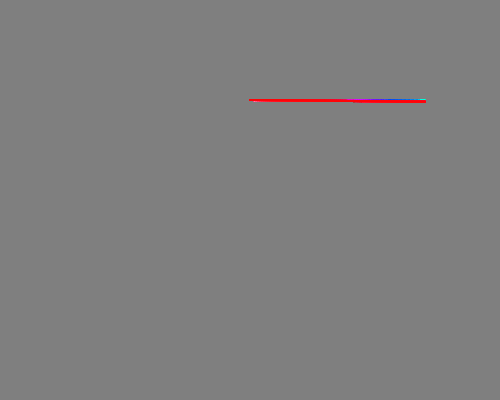
Frame 1 (no input)
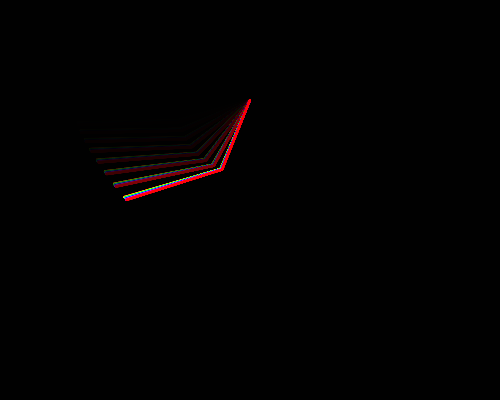
Frame 60 (no input)
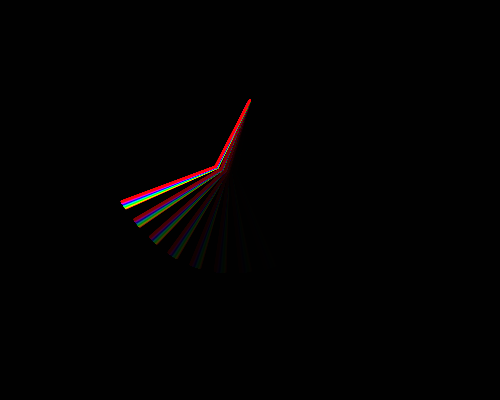
Frame 120 (the mouse pressed at the canvas centre since frame 60)

The p5.js sketch that drew these frames (run headless with seeded random() and noise() and a simulated clock; from frame 60 on, the mouse is pressed at the canvas centre):

// p5.js sketch
// ── sketch.js
let r1 = 75;
let r2 = 100;
let m1 = 10;
let m2 = 10;
let g = 1;
let limitV = 1;

let pendulums = [];

function mousePressed() {}

function setup() {
  createCanvas(500, 400);

  colorMode(HSB);

  let numPendulums = 1000;

  for (let i = 0; i < numPendulums; i += 1) {
    let angle = map(i, 0, numPendulums, HALF_PI, HALF_PI - 0.01);
    //let angle = map(i, 0, numPendulums, HALF_PI, HALF_PI - 0.1);
    let colour = color(map(i, 0, numPendulums, 0, 360), 255, 255, 0.2);
    pendulums.push(new Pendulum(75, 100, 10, 10, angle, angle, colour));
  }
}

function draw() {
  background(0, 255, 0, 0.5);

  translate(width / 2, height / 4);

  for (let pend of pendulums) {
    pend.update();
    pend.show();
  }
}

// ── Pendulum.js
class Pendulum {
  constructor(r1, r2, m1, m2, theta1, theta2, colour) {
    this.r1 = r1;
    this.r2 = r2;

    this.m1 = m1;
    this.m2 = m2;

    this.theta1 = theta1;
    this.theta2 = theta2;
    
    this.a1_v = 0.0;
    this.a2_v = 0.0;

    this.a1_a = 0.0;
    this.a2_a = 0.0;
    
    this.x1 = this.r1 * sin(this.theta1);
    this.y1 = this.r1 * cos(this.theta1);
    
    this.x2 = this.x1 + this.r2 * sin(this.theta2);
    this.y2 = this.y1 + this.r2 * cos(this.theta2);
    
    this.colour = colour;
  }

  update() {
    this.x1 = this.r1 * sin(this.theta1);
    this.y1 = this.r1 * cos(this.theta1);

    this.x2 = this.x1 + this.r2 * sin(this.theta2);
    this.y2 = this.y1 + this.r2 * cos(this.theta2);

    this.a1_a =
      (-g * (2 * this.m1 + this.m2) * sin(this.theta1) -
        this.m2 * g * sin(this.theta1 - 2 * this.theta2) -
        2 *
          sin(this.theta1 - this.theta2) *
          this.m2 *
          (this.a2_v * this.a2_v * this.r2 + this.a1_v * this.a1_v * this.r1 * cos(this.theta1 - this.theta2))) /
      (this.r1 * (2 * this.m1 + this.m2 - this.m2 * cos(2 * this.theta1 - 2 * this.theta2)));

    this.a2_a =
      (2 *
        sin(this.theta1 - this.theta2) *
        (this.a1_v * this.a1_v * this.r1 * (this.m1 + this.m2) +
          g * (this.m1 + this.m2) * cos(this.theta1) +
          this.a2_v * this.a2_v * this.r2 * this.m2 * cos(this.theta1 - this.theta2))) /
      (this.r2 * (2 * this.m1 + this.m2 - this.m2 * cos(2 * this.theta1 - 2 * this.theta2)));

    this.a1_v += this.a1_a;
    this.a2_v += this.a2_a;
    //print(this.a1_v);

    if (this.a1_v > limitV || this.a1_v < -limitV) {
      this.a1_v = limitV;
     // print("Limit1");
    }

    if (this.a2_v > limitV  || this.a2_v < -limitV) {
      this.a2_v = limitV;
      //print("Limit2");
    }

    this.theta1 += this.a1_v;
    this.theta2 += this.a2_v;
  }

  show() {
    stroke(this.colour);
    strokeWeight(2);
    line(0, 0, this.x1, this.y1);
    line(this.x1, this.y1, this.x2, this.y2);

  }
}
